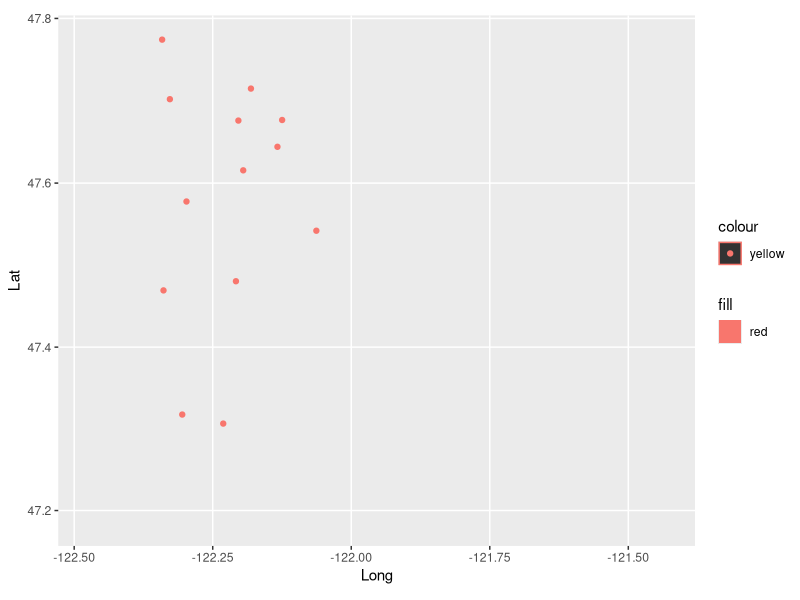

Write the R code that produced this figure.
# Load required libraries
library(ggplot2)
library(sf)
library(dplyr)
library(maps)
library(mapproj)

options(scipen = 999)

mydata <- read.csv("IncomeTransitAlt.csv")
map_df <- read.csv("ShapeDataKingCounty.csv")
TransitCenterLocations <- read.csv("TransitCenterLocations.csv")

ggplot(data = map_df) +
  
  geom_polygon(aes(x = Long,
                   y = Lat,
                   group = Group,
                   fill = "red")) +
  # Transit Center Locations
  geom_point(data = TransitCenterLocations) +
aes(x = Long,
    y = Lat,
    group = Group,
    color = "yellow") +
  
  coord_map()
